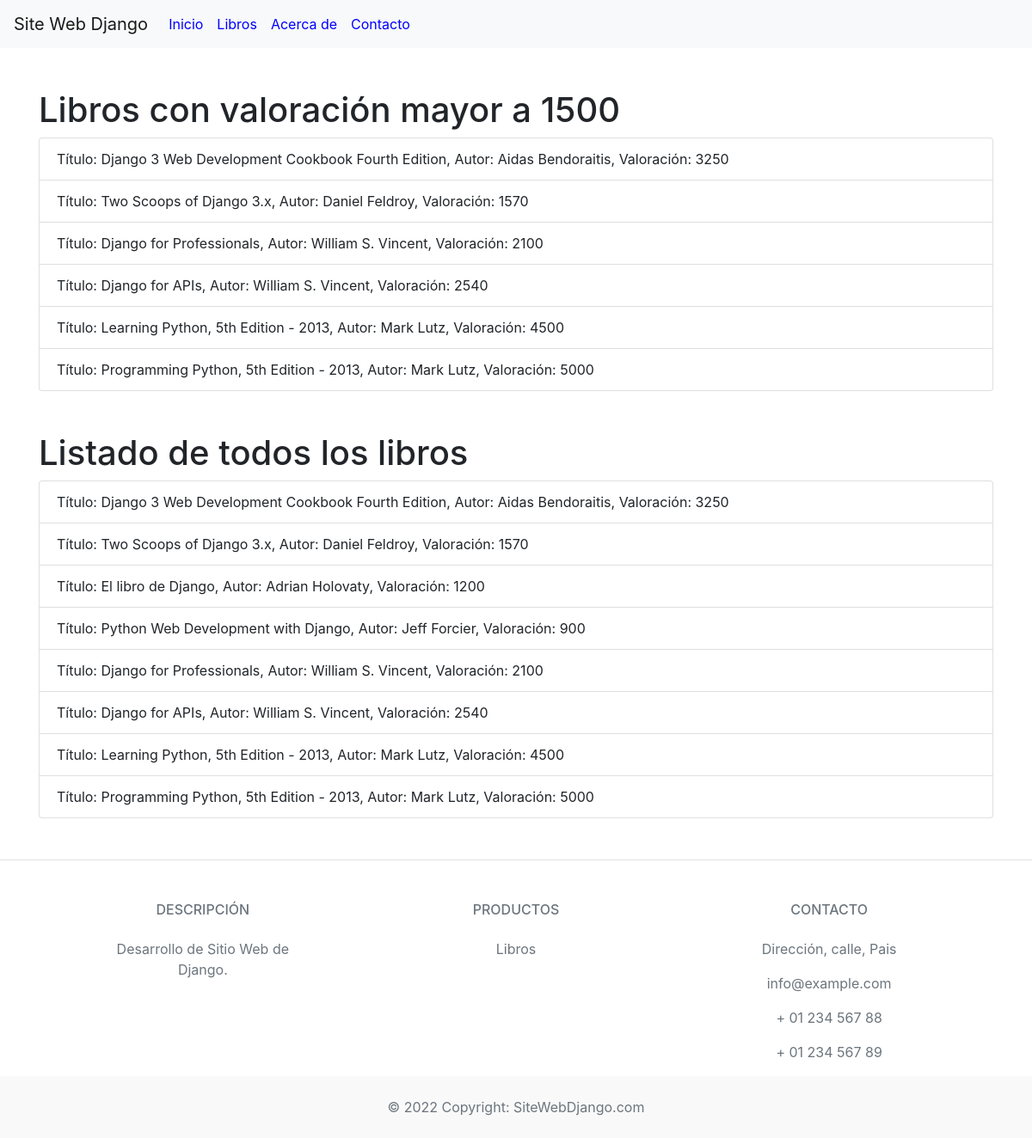
The app's page /listbook/ with its own data.
### mi_valor/models.py (models this page shows, shortened)
class Libro(models.Model):
    titulo = models.CharField(max_length=150)
    autor = models.CharField(max_length=150)
    valoracion = models.IntegerField()

### mi_valor/views.py (the view)
# urls.py: path('listbook/', views.listar_libros, name='listar_libros'),
def listar_libros(request):
    form = BuscarLibroForm(request.GET or None)
    query = request.GET.get('query')
    if query:
        libros = Libro.objects.filter(titulo__icontains=query)
    else:
        libros = Libro.objects.all()
    libros_valoracion_alta = libros.filter(valoracion__gt=1500)
    context = {
        'libros_valoracion_alta': libros_valoracion_alta,
        'libros': libros,
        'form': form, }
    return render(request, 'listbook.html', context)

### mi_valor/templates/listbook.html
{% extends 'layout.html' %}
{% block content %}
<div class="container">
    <h1 class="mt-5">Libros con valoración mayor a 1500</h1>
    <ul class="list-group">
        {% for libro in libros_valoracion_alta %}
            <li class="list-group-item">Título: {{ libro.titulo }}, Autor: {{ libro.autor }}, Valoración: {{ libro.valoracion }}</li>
        {% endfor %}
    </ul>
    <h1 class="mt-5">Listado de todos los libros</h1>
    <ul class="list-group">
        {% for libro in libros %}
            <li class="list-group-item">Título: {{ libro.titulo }}, Autor: {{ libro.autor }}, Valoración: {{ libro.valoracion }}</li>
        {% endfor %}
    </ul>
</div>
{% endblock %}

### records on screen
Libro: titulo "Django 3 Web Development Cookbook Fourth Edition", autor "Aidas Bendoraitis", valoracion "3250"
Libro: titulo "Two Scoops of Django 3.x", autor "Daniel Feldroy", valoracion "1570"
Libro: titulo "Django for Professionals", autor "William S. Vincent", valoracion "2100"
Libro: titulo "Django for APIs", autor "William S. Vincent", valoracion "2540"
Libro: titulo "Learning Python, 5th Edition - 2013", autor "Mark Lutz", valoracion "4500"
Libro: titulo "Programming Python, 5th Edition - 2013", autor "Mark Lutz", valoracion "5000"
Libro: titulo "El libro de Django", autor "Adrian Holovaty", valoracion "1200"
Libro: titulo "Python Web Development with Django", autor "Jeff Forcier", valoracion "900"
